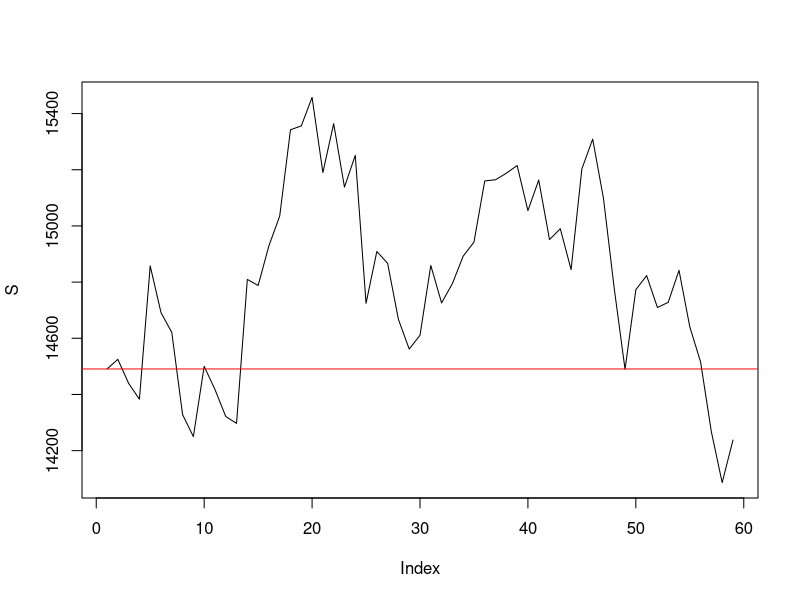
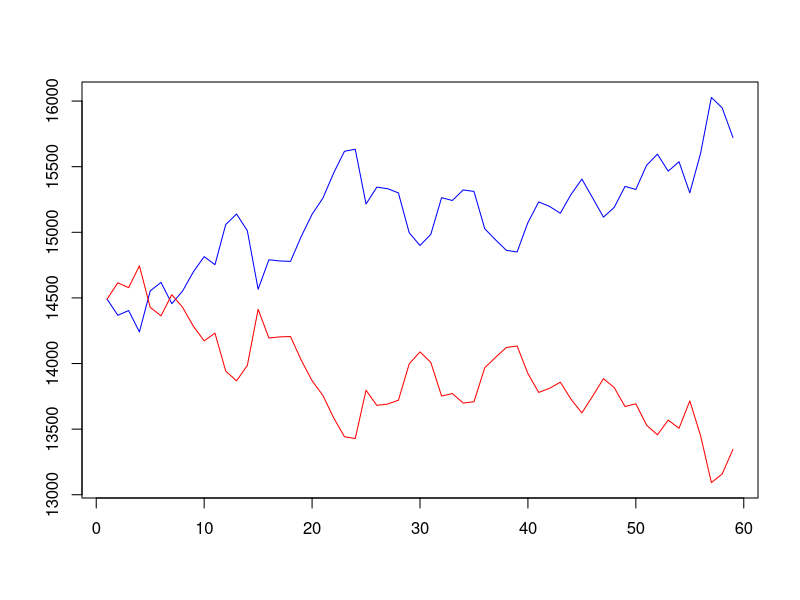

The R source for these figures, in order:
#############
## Options ##
#############
S0 <- 1088.71 # OBX index
K <- 1080 # Strike price
T <- as.numeric(as.Date("2023-12-15") - as.Date("2023-01-06"))/365 # Maturity
rf <- 0.038 # Risk-free interest rate

###################
## Black-Scholes ##
###################
call <- function(S0, K, T, rf, sigma) {
  d1 <- (log(S0/K) + (rf + sigma^2/2)*T)/(sigma*sqrt(T)) ## careful to bracket the last division
  d2 <- d1 - sigma*sqrt(T)
  C <- S0*pnorm(d1) - K*exp(-rf*T)*pnorm(d2)
  return(C)
}
C.model <- call(S0, K, T, rf, 0.2)
C.market <- 118.21

## Objective funciton ##
(C.model - C.market)^2

## Optimization ##
obj.fun <- function(sigma, C.market, S0, K, T, rf) {
  C.model <- call(S0, K, T, rf, sigma=sigma)
  eps <- (C.model - C.market)^2
  return(eps)
}

res <- nlm(obj.fun, p=0.01, C.market=C.market, S0=S0, K=K, T=T, rf=rf)
res

### When to use options implied and when to use historical time-series methods
# 1. Option prices means you have to believe in the prices
# 2. Options must be traded, and frequently so
# 3. Options must be liquid
# 4. You would use options whenever possible
# 5. You would use historical time-series methods when options are not available

############################
## Monte-Carlo Simulation ##
############################
# Trivial diceroll example
n <- 1000 # number of simulations
roll <- sample(1:6, n, replace = TRUE) # replace = TRUE means that the same number can be drawn multiple times
roll[1:10] # first 10 rolls
table(roll) # frequency table
mean(roll) # average roll

# Monte-Carlo Parameters
sigma <- 0.215122 # VDAX-NEW volatility
S0 <- 14490.78 # DAX index January 4th 2023
T <- as.numeric(as.Date("2023-03-30") - as.Date("2023-01-04"))/365 # Maturity
b <- K <- 13800 # Strike price and boundary are identical
rf <- 0.0217 # Risk-free interest rate
f <- 1/100 # ratio
n <- 5000 # number of simulations
dt <- 1/250 # time step (1/250 = 1 trading day)

# Monte-Carlo Simulation
# generating a single path
simulate.path <- function(S0, rf, sigma, dt, T) {
  t <- seq(dt, T, by=dt) # time vector
  S <- S0
  for (i in 1:length(t)) {
    Si <- S[length(S)]*exp((rf - 0.5*sigma^2)*dt + sigma*sqrt(dt)*rnorm(1))
    S <- c(S, Si)
}
  return(S)
}

# plotting a single path
S <- simulate.path(S0, rf, sigma, dt, T)
plot(S, type='l')
abline(h=S0, col='red')
abline(h=b, col='blue')

# simulating many paths
simulate.paths <- function(S0, rf, sigma, dt, T, n) {
  S <- c()
  for (i in 1:n) {
    S <- cbind(S, simulate.path(S0, rf, sigma, dt, T))
}
  return(S)
}

S <- simulate.paths(S0, rf, sigma, dt, T, n=5000)
S[1:10, 1:10] # first 10 rows and columns

# using nested loops in R is computationally slow
# smarter solution to simulating many paths exist
# a multiple path example
simulate.paths.fast <- function(S0, rf, sigma, dt, T, n) {
  t <- seq(dt, T, by=dt)
  m <- length(t)
  e <- exp((rf - 0.5*sigma^2)*dt + sigma*sqrt(dt)*rnorm(m*n))
  e <- matrix(e, m, n)
  S <- S0 * apply(e, 2, cumprod)
  S <- rbind(S0, S)
  return(S)
}

S <- simulate.paths.fast(S0, rf, sigma, dt, T, n=5000)
S[1:10, 1:10] # first 10 rows and columns

# check speed improvement
system.time(S1 <- simulate.paths(S0, rf, sigma, dt, T, n=5000)) # 2.29 sec
system.time(S2 <- simulate.paths.fast(S0, rf, sigma, dt, T, n=5000)) # 0.05 sec :D

# set random number generator seed
set.seed(1) # class used seed 1
S <- simulate.paths.fast(S0, rf, sigma, dt, T, n=5000) # simulate the paths
S[1:5, 1:5] # checking the first 5 rows and columns

# payoff function
payoffs <- function(S, K, b, rf, f) {
  I <- apply(S > b, 2, all)
  X <- I * pmax(S[nrow(S), ] - K, 0) * f
  X0 <- exp(-rf * T) * X
  return(X0)
}

X0 <- payoffs(S, K, b, rf, f) # storing payoffs
length(X0) # length of payoff vector
mean(X0) # average payoff

## Monte-Carlo Error ##
# example of variation
for (i in 1:10) {
  S <- simulate.paths.fast(S0, rf, sigma, dt, T, n=5000)
  X0 <- payoffs(S, K, b, rf, f)
  C <- mean(X0)
  cat("i:", i, " ", C, "\n")
}

SE <- sd(X0)/sqrt(length(X0)) # standard error formula
alpha <- 0.99 # confidence level
z <- qnorm(1 - (1 - alpha)/2) # z-score
c(mean(X0) - z*SE, mean(X0), mean(X0) + z*SE) # confidence interval
SE # standard error

### Variance Reduction
## Antithetic Variates
## Simulates 2*n antithetic pairs of price paths.
## S0: today's price
## rf: risk-free interest rate
## sigma: volatility
## dt: time step
## T: time horizon
## n: number of paired paths
## Returns the simulated paths as a matrix
simulate.paths.fast.as <- function(S0, rf, sigma, dt, T, n) {
  t <- seq(dt, T, by=dt) # timeline
  m <- length(t) # number of time steps
  z <- rnorm(m * n) # n random numbers
  z.as <- -z # antithetic n random numbers
  Z <- matrix(c(z, z.as), m, n * 2) # matrix of random numbers
  e <- exp((rf - 0.5 * sigma^2) * dt + sigma * sqrt(dt) * Z)
  S <- apply(e, 2, cumprod)
  S <- rbind(S0, S0 * S)
  return(S)
}

n <- 2500 # number of simulations
set.seed(1) # class used seed 1
S.as <- simulate.paths.fast.as(S0, rf, sigma, dt, T, n) # storing antithetic paths
S.as[1:3, 1:3] # checking

# plotting both paths
plot(S.as[, 1], type='l', col='blue', xlab='', ylab='', ylim=range(S.as[, c(1, n + 1)])) # original path
lines(S.as[, n + 1], type='l', col='red') # anti-thetic path

# payoff function
X0.as <- payoffs(S.as, K, b, rf, f) # storing payoffs
length(X0.as) # length of payoff vector
head(X0.as) # first 6 payoffs
mean(X0.as) # estimated payoff
# we can no longer calculate sd as previously
# we instead do the following
X.pairs <- (X0.as[1:n] + X0.as[(n + 1):(2 * n)]) / 2
SE <- sd(X.pairs)/sqrt(n) # significant improvement to SE, from 0.17 to 0.12
# not the most efficient SE redux technique, but requires only 2 lines of code
SE

alpha <- 0.99
z <- -qnorm(1 - (1 - alpha)/2)
c(mean(X0.as) - z*SE, mean(X0.as), mean(X0.as) + z*SE)

cor(X0.as[1:n], X0.as[(n+1):(2*n)]) # correlation between the two sets of payoffs
# it should be negatively correlated, thus we verify the improvement in SE

## result interpretation
## Check table on page 58 in pdf
# if we assume our mean (monte-carlo analysis) is correct the bid/ask spread is given by
abs(7.69/mean(X0.as) - 1) * 2 # multiply by two as it is antithetical, 7.69 is the closign price

n <- 25000 # number of simulations
set.seed(1) # class used seed 1 (we recycle this code)
S.as <- simulate.paths.fast.as(S0, rf, sigma, dt = 1/250/2, T, n) # measurin at twice a trading day
X0.as <- payoffs(S.as, K, b, rf, f) # storing payoffs
mean(X0.as) # estimated payoff

X.pairs <- (X0.as[1:n] + X0.as[(n + 1):(2 * n)])/2
SE <- sd(X.pairs)/sqrt(n)
c(mean(X0.as) - z * SE, mean(X0.as) + z * SE)